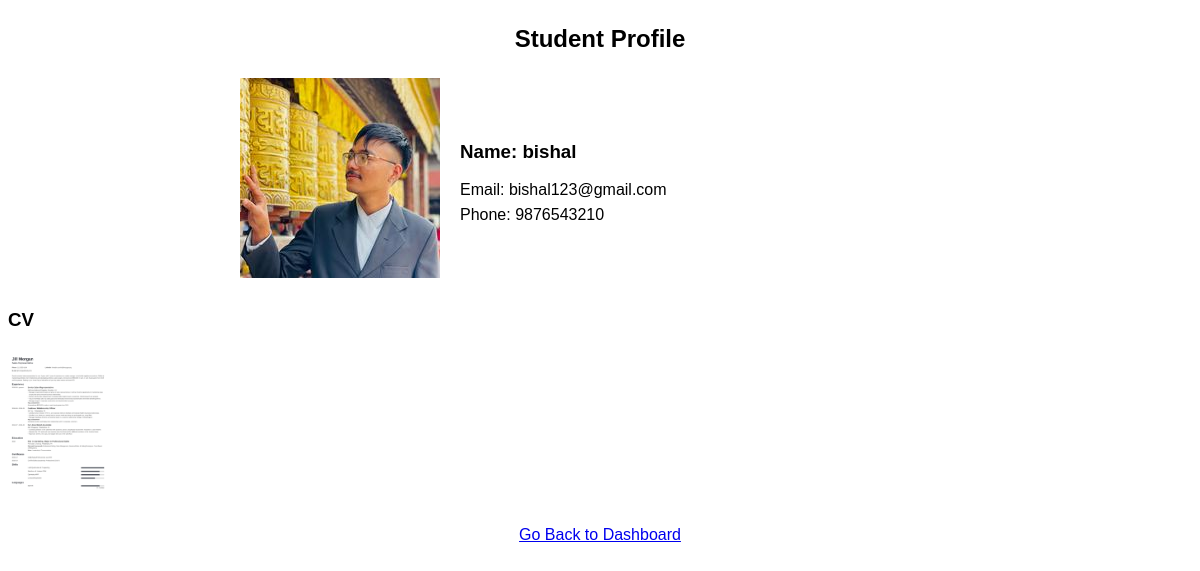
The page /profile.php?student_id=3 (signed in) on the database its author committed.
### tables this page shows
CREATE TABLE `students` (
  `student_id` int(11) NOT NULL,
  `user_id` int(11) DEFAULT NULL,
  `name` varchar(50) NOT NULL,
  `email` varchar(50) NOT NULL,
  `phone` varchar(50) NOT NULL,
  `gender` enum('male','female','other') NOT NULL,
  `skills` text NOT NULL,
  `department` varchar(255) NOT NULL,
  `dob` date NOT NULL,
  `status` varchar(20) NOT NULL,
  `year_of_study` varchar(10) NOT NULL,
  `created_at` timestamp NOT NULL DEFAULT current_timestamp(),
  `profile_picture` varchar(255) DEFAULT NULL,
  `cv` varchar(255) DEFAULT NULL
);

### profile.php (the view, shortened to what this page needs)
<?php
require_once 'config.php';
if (isset($_GET['student_id'])) {
    $student_id = $_GET['student_id'];
    $sql = "SELECT * FROM students WHERE student_id = ?";
    $stmt = $conn->prepare($sql);
    $stmt->bind_param('i', $student_id);
    $stmt->execute();
    $result = $stmt->get_result();
    $student = $result->fetch_assoc();
}
?>
<!DOCTYPE html>
<html>
<head>
</head>
<body>
    <h2>Student Profile</h2>
    <div class="profile-info">
        <div class="profile-picture">
            <img src="<?php echo $student['profile_picture']; ?>" alt="Profile Picture" width="200">
        </div>
        <div class="profile-details">
            <h3>Name: <strong><?php echo $student['name']; ?></strong></h3>
            <p>Email: <?php echo $student['email']; ?></p>
            <p>Phone: <?php echo $student['phone']; ?></p>
        </div>
    </div>
    <?php if (!empty($student['cv'])) { ?>
                <h3>CV</h3>
                <img src="<?php echo $student['cv']; ?>" alt="CV" width="100">
            <?php } ?>
    <div class="go-back-link">
        <?php if ($_SESSION['role'] === 'admin') { ?>
            <a href="admin_dashboard.php">Go Back to Applications</a>
        <?php } elseif ($_SESSION['role'] === 'company') { ?>
            <a href="company_dashboard.php">Go Back to Dashboard</a>
        <?php } ?>
    </div>
</body>
</html>

### profile.php (style rules this page uses)
body { font-family: Arial, sans-serif; line-height: 1.6; }
h2 { margin: 20px 0; text-align: center; }
.profile-info { display: flex; justify-content: center; align-items: center; flex-wrap: wrap; }
.profile-picture { margin-right: 20px; }
.profile-details { flex: 1; max-width: 500px; }
.profile-details h3 { margin-top: 0; margin-bottom: 10px; }
.profile-details p { margin: 0; }
.profile-details strong { font-weight: bold; }
.go-back-link { display: block; text-align: center; margin-top: 20px; }

### rows shown on the page
students: profile_picture (picture), name "bishal", email "bishal123@gmail.com", phone "9876543210", cv (picture)
